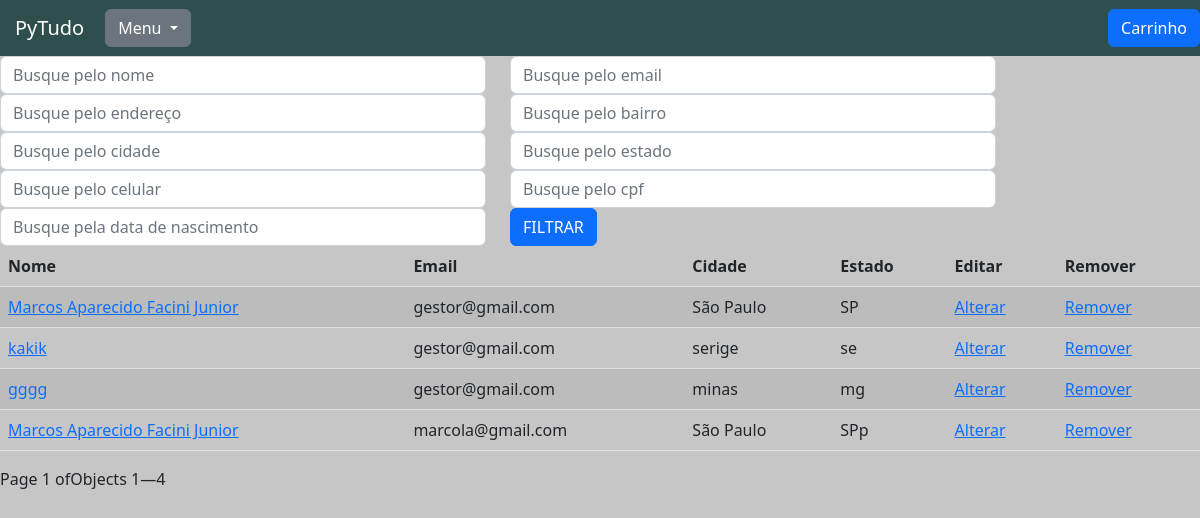
Page /usuarios/listar_usuarios/ on the earlier database version.
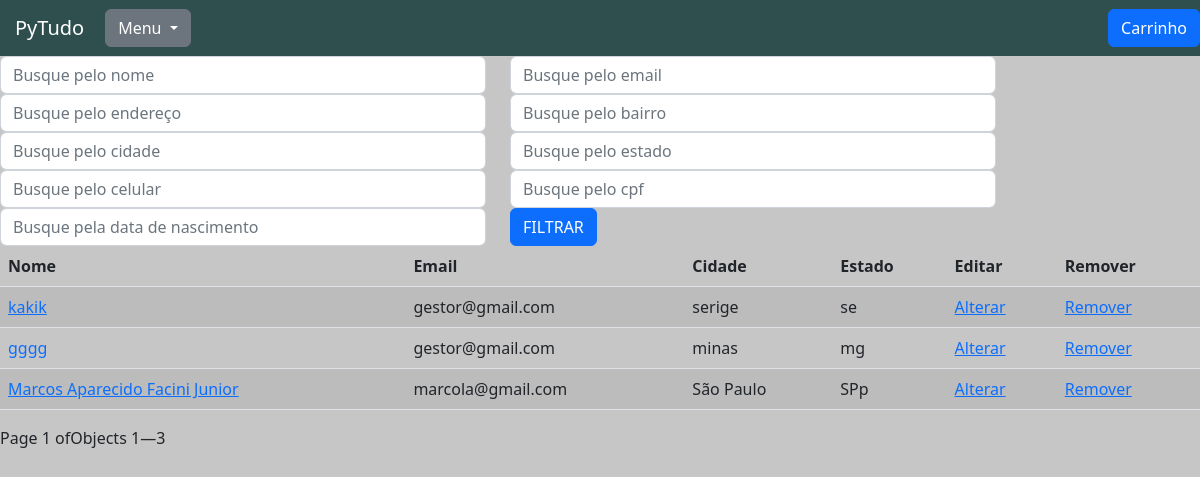
Same page on the later database version.
### usuarios/models.py (models this page shows, shortened)
class Usuarios(models.Model):
    usuario = models.ForeignKey(settings.AUTH_USER_MODEL, on_delete=models.CASCADE)
    nome = models.CharField(max_length=40)
    cpf = CPFField('CPF')
    data_de_nascimento = models.DateField()
    celular = PhoneNumberField(null=False, blank=False)
    endereco = models.CharField(max_length=50)
    numero_endereco = models.CharField(max_length=10)
    complemento = models.CharField(max_length=50, blank=True, null= True)
    bairro = models.CharField(max_length=30)
    cidade = models.CharField(max_length=30)
    estado = models.CharField(max_length=30)
    data_atualizacao = models.DateTimeField(auto_now=True, null=True)

### usuarios/views.py (the view)
# urls.py: path('listar_usuarios/', views.listar_usuarios, name='listar_usuarios'),
@has_permission_decorator('gerenciar_usuarios')
def listar_usuarios(request):
    usuarios = Usuarios.objects.all()
    nome_filtrar = request.GET.get('nome')
    if nome_filtrar:
        usuarios = usuarios.filter(nome__icontains=nome_filtrar)
    email_filtrar = request.GET.get('email')
    if email_filtrar:
        usuarios = usuarios.filter(usuario__email__icontains=email_filtrar)
    endereco_filtrar = request.GET.get('endereco')
    if endereco_filtrar:
        usuarios = usuarios.filter(endereco__icontains=endereco_filtrar)
    bairro_filtrar = request.GET.get('bairro')
    if bairro_filtrar:
        usuarios = usuarios.filter(bairro__icontains=bairro_filtrar)
    cidade_filtrar = request.GET.get('cidade')
    if cidade_filtrar:
        usuarios = usuarios.filter(cidade__icontains=cidade_filtrar)
    estado_filtrar = request.GET.get('estado')
    if estado_filtrar:
        usuarios = usuarios.filter(estado__icontains=estado_filtrar)
    celular_filtrar = request.GET.get('celular')
    if celular_filtrar:
        usuarios = usuarios.filter(celular=celular_filtrar)
    cpf_filtrar = request.GET.get('cpf')
    if cpf_filtrar:
        usuarios = usuarios.filter(cpf=cpf_filtrar)
    data_de_nascimento_filtrar = request.GET.get('data_de_nascimento')
    if data_de_nascimento_filtrar:
        data_convertida = datetime.strptime(data_de_nascimento_filtrar, "%d/%m/%Y").strftime('%Y-%m-%d')
        usuarios = usuarios.filter(data_de_nascimento=data_convertida)
    usuarios_ordenados = usuarios.order_by('-id')
    paginacao = Paginator(usuarios_ordenados, 4)
    page = request.GET.get('page')
    usuarios_paginados = paginacao.get_page(page)
    return render(request, 'listar_usuarios.html', {'usuarios_paginados': usuarios_paginados})

### usuarios/templates/listar_usuarios.html (shortened to what this page needs)
{% extends 'base.html' %}
{% load static %}
{% load filtros %}
{% block 'head' %}
    <link href="{% static 'usuarios/css/listar_usuarios.css' %}" rel="stylesheet">
{% endblock %}
{% block 'body' %}
    <form action="#" method="GET"> {% csrf_token %}
        <div class="row">
            <div class="col-md-5">
                <input type="text" placeholder="Busque pelo nome" class="form-control" name="nome">
            </div>
            <div class="col-md-5">
                <input type="text" placeholder="Busque pelo email" class="form-control" name="email">
            </div>
            <div class="col-md-5">
                <input type="text" placeholder="Busque pelo endereço" class="form-control" name="endereco">
            </div>
            <div class="col-md-5">
                <input type="text" placeholder="Busque pelo bairro" class="form-control" name="bairro">
            </div>
            <div class="col-md-5">
                <input type="text" placeholder="Busque pelo cidade" class="form-control" name="cidade">
            </div>
            <div class="col-md-5">
                <input type="text" placeholder="Busque pelo estado" class="form-control" name="estado">
            </div>
            <div class="col-md-5">
                <input type="text" id="celular" placeholder="Busque pelo celular" class="form-control" name="celular">
            </div>
            <div class="col-md-5">
                <input type="text" id="cpf" placeholder="Busque pelo cpf" class="form-control" name="cpf">
            </div>
            <div class="col-md-5">
                <input type="text" id="data_de_nascimento" placeholder="Busque pela data de nascimento" class="form-control" name="data_de_nascimento">
            </div>
            <div class="col-md-3">
                <input type="submit" value="FILTRAR" class="btn btn-primary">
            </div>
        </div>
    </form>
    <table class="table table-striped">
        <thead>
          <tr>
            <th scope="col">Nome</th>
            <th scope="col">Email</th>
            <th scope="col">Cidade</th>
            <th scope="col">Estado</th>
            <th scope="col">Editar</th>
            <th scope="col">Remover</th>
          </tr>
        </thead>
        <tbody>
            {% for usuario in usuarios_paginados %}
                <tr>
                    <td><a href="{% url 'ver_usuario' usuario.id %}">{{ usuario.nome}}</a></td>
                    <td>{{ usuario.usuario}}</td>
                    <td>{{ usuario.cidade}}</td>
                    <td>{{ usuario.estado}}</td>
                    <td><a href="{% url 'atualizar_usuario' usuario.id %}">Alterar</a></td>
                    <td><a href="{% url 'excluir_usuario' usuario.id %}">Remover</a></td>
                </tr>
            {% endfor %}
        </tbody>
    </table>
        <div class="pagination">
            Page {{ usuarios_paginados.number }} of {{ paginator.num_pages }}
            <p>Objects {{ usuarios_paginados.start_index }}—{{ usuarios_paginados.end_index }}</p>
        </div>
{% endblock %}

Differences in the rows shown:
removed Usuarios: nome "Marcos Aparecido Facini Junior", usuario "gestor@gmail.com", cidade "São Paulo", estado "SP"
Other differences:
{{ usuarios_paginados.end_index }}: "4" → "3"
